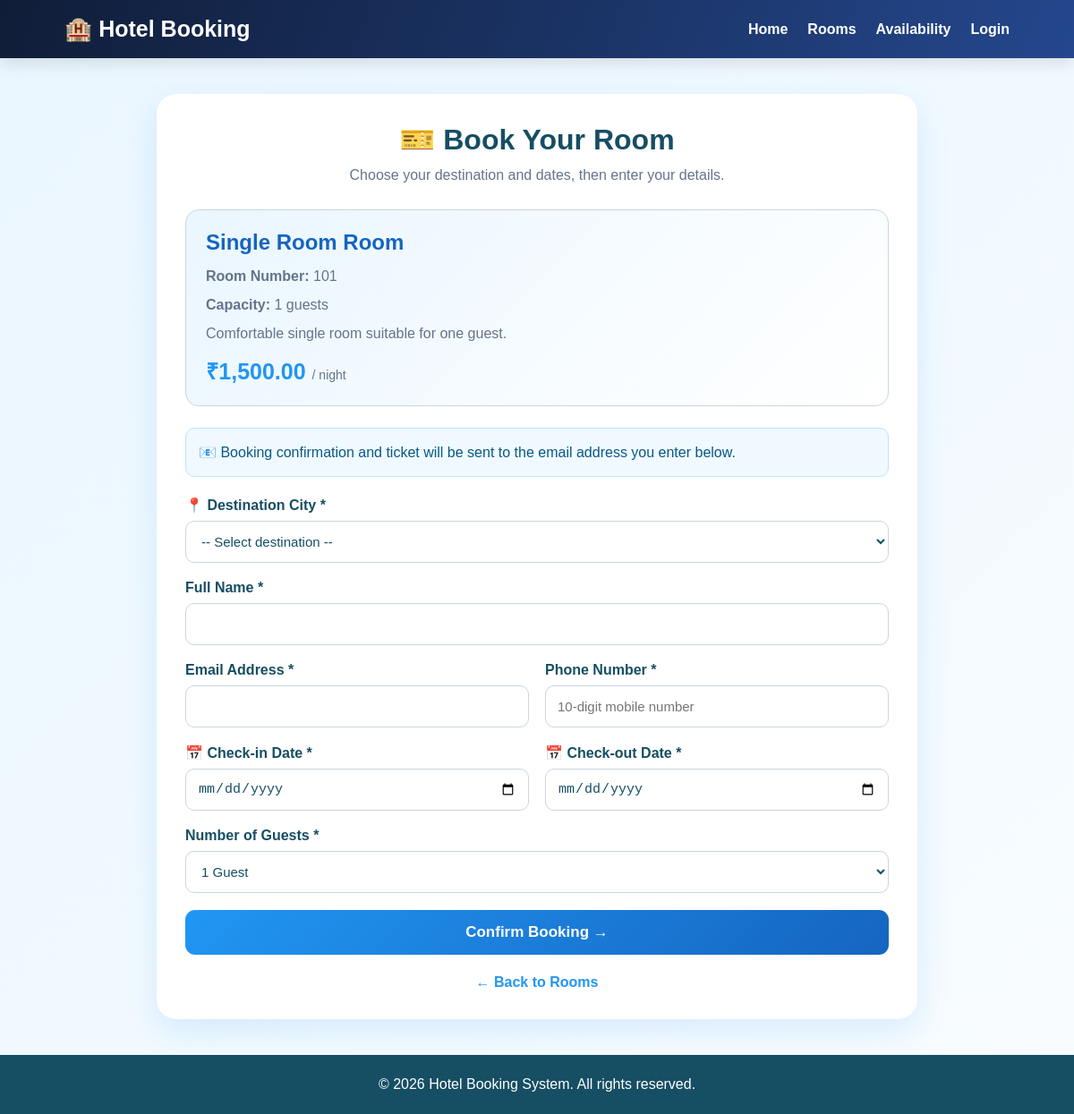
The page /booking.php?room_id=1 on the database its author committed.
### tables this page shows
CREATE TABLE IF NOT EXISTS rooms (
    id INT AUTO_INCREMENT PRIMARY KEY,
    room_no VARCHAR(20) NOT NULL UNIQUE,
    room_type VARCHAR(100) NOT NULL,
    description TEXT,
    capacity INT NOT NULL,
    price DECIMAL(10,2) NOT NULL,
    status ENUM('Available', 'Unavailable', 'Booked', 'Maintenance') DEFAULT 'Available',
    image VARCHAR(255),
    destination VARCHAR(100) DEFAULT 'Ahmedabad',
    created_at TIMESTAMP DEFAULT CURRENT_TIMESTAMP
);

### booking.php (the view, shortened to what this page needs)
<?php
require_once __DIR__ . "/config/database.php";
$room_id = (int)($_GET["room_id"] ?? $_POST["room_id"] ?? 0);
$stmt = $conn->prepare("SELECT * FROM rooms WHERE id = ? LIMIT 1");
$stmt->bind_param("i", $room_id);
$stmt->execute();
$room = $stmt->get_result()->fetch_assoc();
$customer_name = "";
$customer_email = "";
$customer_phone = "";
$check_in = "";
$check_out = "";
$guests = 1;
?>
<!DOCTYPE html>
<html lang="en">
<head>
</head>
<body>
<header class="header">
    <a class="logo" href="index.php">🏨 Hotel Booking</a>
    <nav class="nav">
        <a href="index.php">Home</a>
        <a href="rooms.php">Rooms</a>
        <a href="check-availability.php">Availability</a>
        <?php if (isset($_SESSION["user_id"])): ?>
            <a href="logout.php">Logout</a>
        <?php else: ?>
            <a href="login.php">Login</a>
        <?php endif; ?>
    </nav>
</header>
<main class="container">
<div class="booking-card">
    <h1 class="title">🎫 Book Your Room</h1>
    <p class="subtitle">
        Choose your destination and dates, then enter your details.
    </p>
    <section class="room-box">
        <h2><?= htmlspecialchars($room["room_type"]) ?> Room</h2>
        <p>
            <strong>Room Number:</strong>
            <?= htmlspecialchars($room["room_no"]) ?>
        </p>
        <p>
            <strong>Capacity:</strong>
            <?= (int)$room["capacity"] ?> guests
        </p>
        <p>
            <?= nl2br(htmlspecialchars($room["description"] ?? "")) ?>
        </p>
        <div class="price">
            ₹<?= number_format((float)$room["price"], 2) ?>
            <small>/ night</small>
        </div>
    </section>
    <div class="email-info">
        📧 Booking confirmation and ticket will be sent to the email
        address you enter below.
    </div>
    <form method="post" action="booking.php?room_id=<?= $room_id ?>">
        <div class="form-group">
            <label for="destination">📍 Destination City *</label>
            <select id="destination" name="destination" required>
                <option value="">-- Select destination --</option>
            </select>
        </div>
        <div class="form-group">
            <label for="customer_name">Full Name *</label>
            <input
                type="text"
                id="customer_name"
                name="customer_name"
                value="<?= htmlspecialchars($customer_name) ?>"
                maxlength="100"
                autocomplete="name"
                required
            >
        </div>
        <div class="form-row">
            <div class="form-group">
                <label for="customer_email">Email Address *</label>
                <input
                    type="email"
                    id="customer_email"
                    name="customer_email"
                    value="<?= htmlspecialchars($customer_email) ?>"
                    maxlength="190"
                    autocomplete="email"
                    required
                >
            </div>
            <div class="form-group">
                <label for="customer_phone">Phone Number *</label>
                <input
                    type="tel"
                    id="customer_phone"
                    name="customer_phone"
                    value="<?= htmlspecialchars($customer_phone) ?>"
                    pattern="[0-9]{10}"
                    maxlength="10"
                    inputmode="numeric"
                    autocomplete="tel"
                    placeholder="10-digit mobile number"
                    required
                >
            </div>
        </div>
        <div class="form-row">
            <div class="form-group">
                <label for="check_in">📅 Check-in Date *</label>
                <input
                    type="date"
                    id="check_in"
                    name="check_in"
                    value="<?= htmlspecialchars($check_in) ?>"
                    min="<?= date("Y-m-d") ?>"
                    required
                >
            </div>
            <div class="form-group">
                <label for="check_out">📅 Check-out Date *</label>
                <input
                    type="date"
                    id="check_out"
                    name="check_out"
                    value="<?= htmlspecialchars($check_out) ?>"
                    min="<?= date("Y-m-d", strtotime("+1 day")) ?>"
                    required
                >
            </div>
        </div>
        <div class="form-group">
            <label for="guests">Number of Guests *</label>
            <select id="guests" name="guests" required>
                <?php for ($i = 1; $i <= (int)$room["capacity"]; $i++): ?>
                    <option
                        value="<?= $i ?>"
                        <?= $guests === $i ? "selected" : "" ?>
                    >
                        <?= $i ?> <?= $i === 1 ? "Guest" : "Guests" ?>
                    </option>
                <?php endfor; ?>
            </select>
        </div>
        <button class="book-btn" type="submit">
            Confirm Booking →
        </button>
    </form>
    <a class="back-link" href="rooms.php">← Back to Rooms</a>
</div>
</main>
<footer class="footer">
    <p>© <?= date("Y") ?> Hotel Booking System. All rights reserved.</p>
</footer>
</body>
</html>

### booking.php (style rules this page uses)
* { box-sizing: border-box; margin: 0; padding: 0; }
body { font-family: Arial, Helvetica, sans-serif; background: linear-gradient(135deg, #eaf6ff, #f8fcff); color: #164e63; min-height: 100vh; }
.header { background: linear-gradient(110deg, #101d38, #24478d); color: white; padding: 18px 6%; display: flex; align-items: center; justify-content: space-between; flex-wrap: wrap; gap: 15px; box-shadow: 0 4px 18px #0002; }
.logo { color: white; text-decoration: none; font-size: 25px; font-weight: bold; }
.nav { display: flex; gap: 22px; align-items: center; flex-wrap: wrap; }
.nav a { color: white; text-decoration: none; font-weight: 600; }
.container { width: 92%; max-width: 850px; margin: 40px auto; }
.booking-card { background: white; padding: 32px; border-radius: 22px; box-shadow: 0 12px 35px #2196f326; }
.title { text-align: center; font-size: 32px; margin-bottom: 8px; color: #164e63; }
.subtitle { text-align: center; color: #64748b; line-height: 1.6; margin-bottom: 25px; }
.room-box { background: linear-gradient(135deg, #eaf6ff, white); border: 1px solid #cbd5e1; border-radius: 15px; padding: 22px; margin-bottom: 24px; }
.room-box h2 { color: #1565c0; margin-bottom: 12px; }
.room-box p { margin: 8px 0; color: #64748b; line-height: 1.5; }
.price { color: #2196f3; font-size: 25px; font-weight: bold; margin-top: 12px; }
.price small { font-size: 14px; color: #64748b; font-weight: normal; }
.email-info { background: #f0f9ff; border: 1px solid #bae6fd; color: #075985; padding: 14px; border-radius: 10px; margin-bottom: 22px; line-height: 1.6; }
.form-row { display: grid; grid-template-columns: 1fr 1fr; gap: 18px; }
.form-group { margin-bottom: 19px; }
.form-group label { display: block; font-weight: bold; margin-bottom: 8px; }
.form-group input, .form-group select { width: 100%; padding: 13px; border: 1px solid #cbd5e1; border-radius: 10px; background: white; color: #164e63; font-size: 15px; min-height: 47px; }
.book-btn { width: 100%; padding: 15px; border: none; border-radius: 11px; background: linear-gradient(135deg, #2196f3, #1565c0); color: white; font-size: 17px; font-weight: bold; cursor: pointer; transition: 0.2s; }
.back-link { display: block; text-align: center; margin-top: 22px; color: #2196f3; text-decoration: none; font-weight: bold; }
.footer { text-align: center; padding: 24px; background: #164e63; color: white; margin-top: 35px; }

### rows shown on the page
rooms: room_type "Single Room", room_no "101", capacity "1", description "Comfortable single room suitable for one guest.", price "1,500.00"

### other values the page prints
form field guests "1 Guest"
